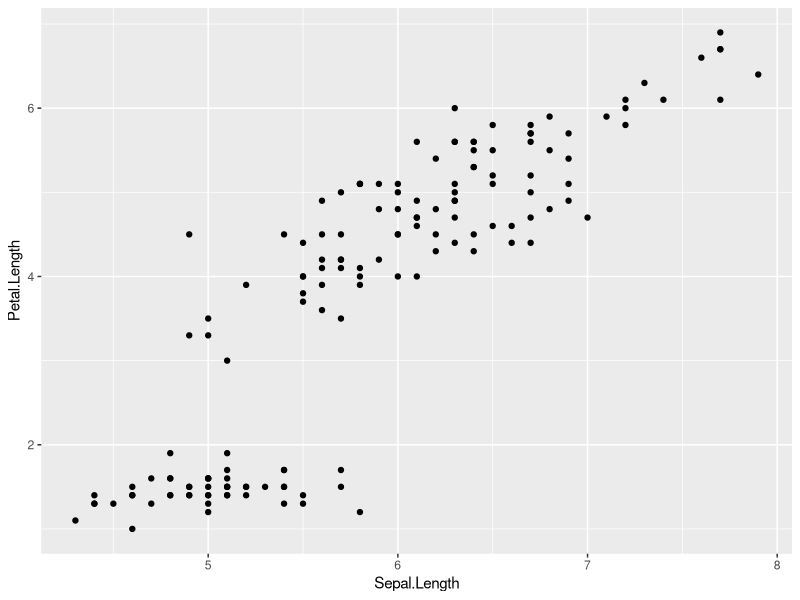
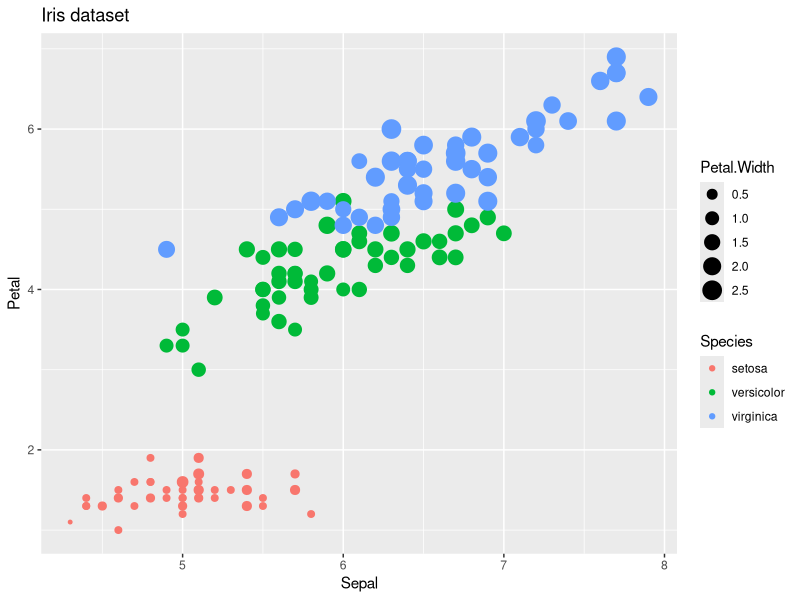
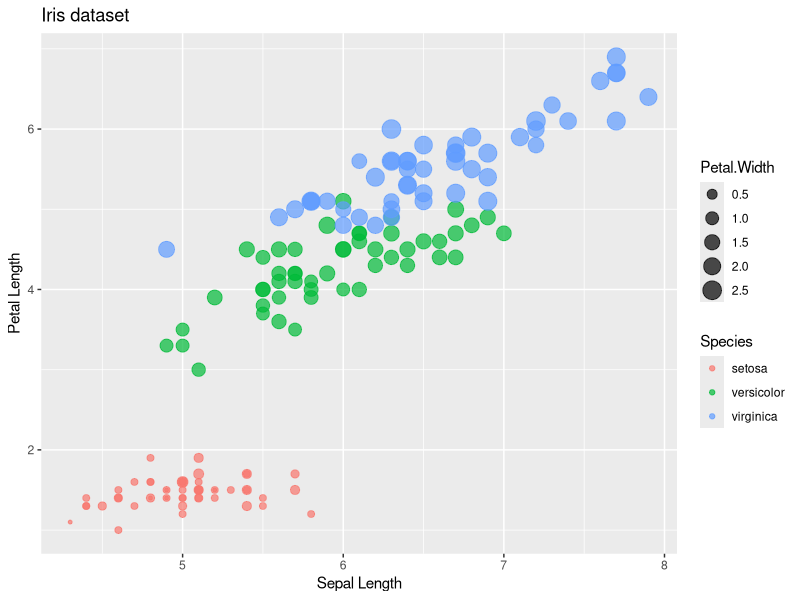
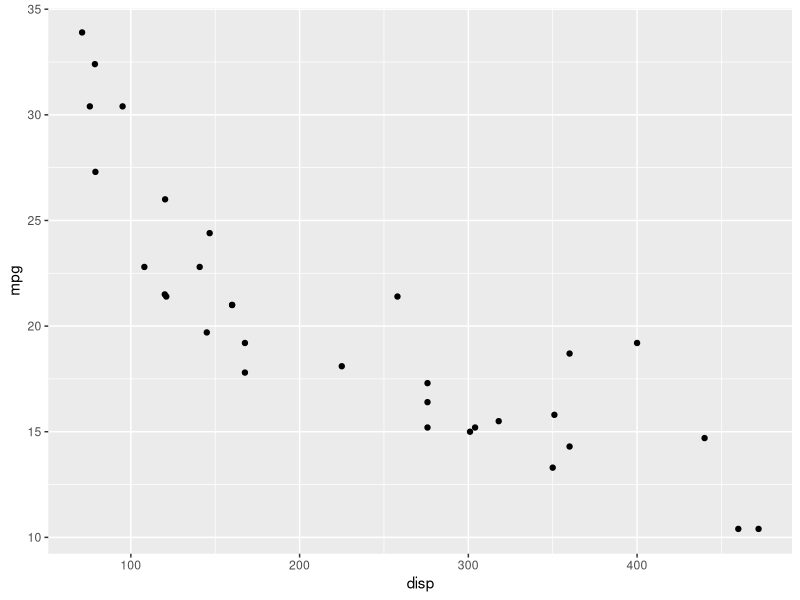
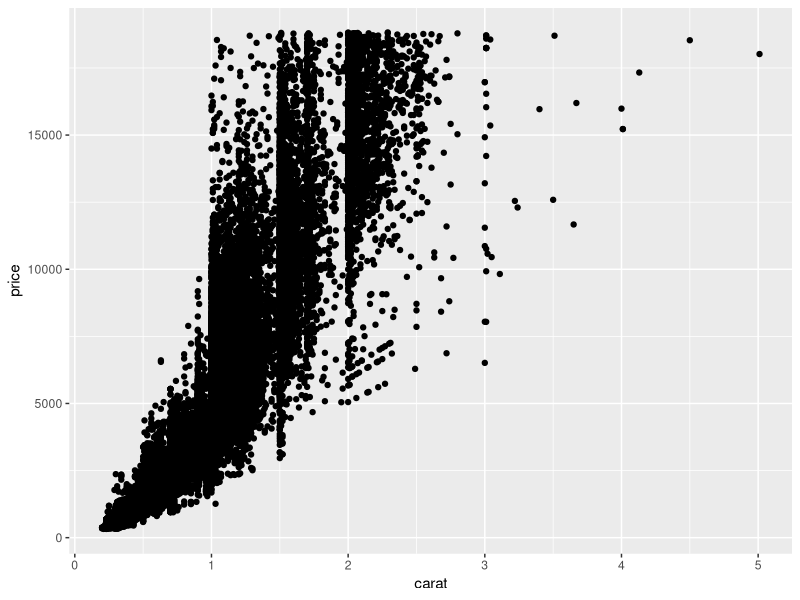
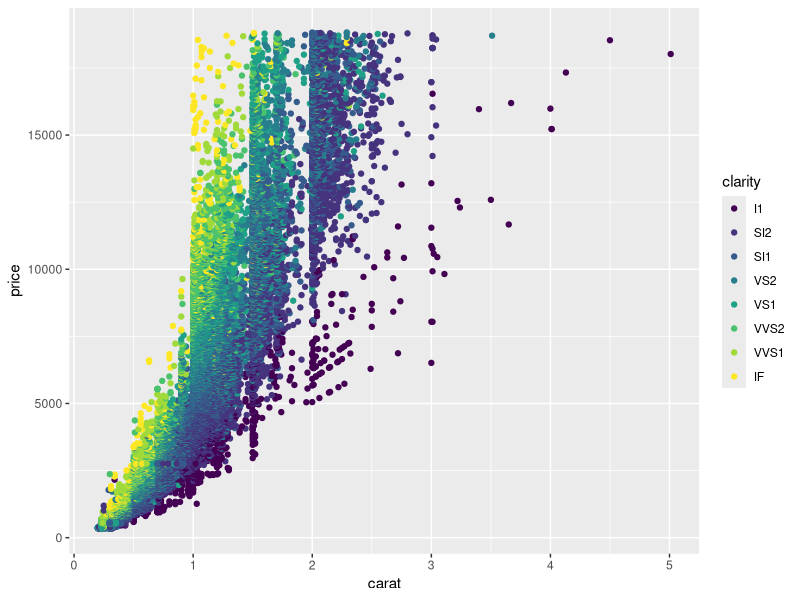
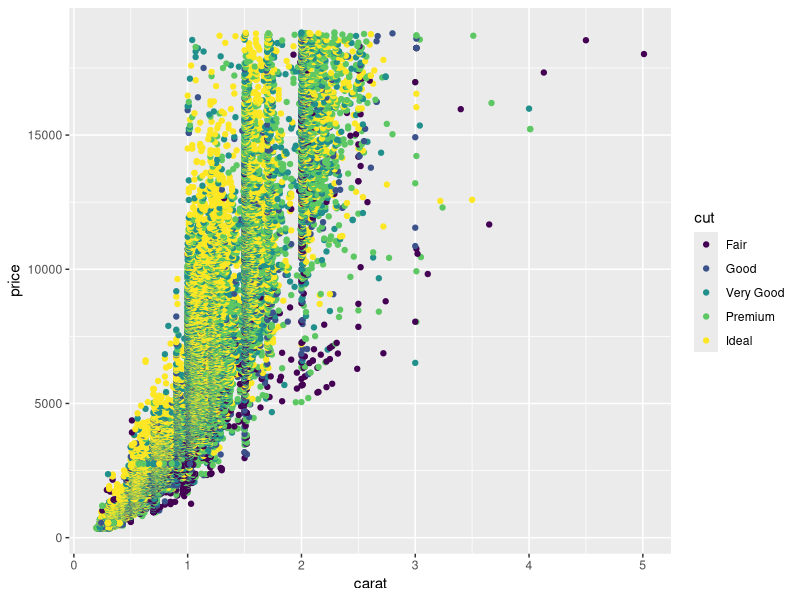
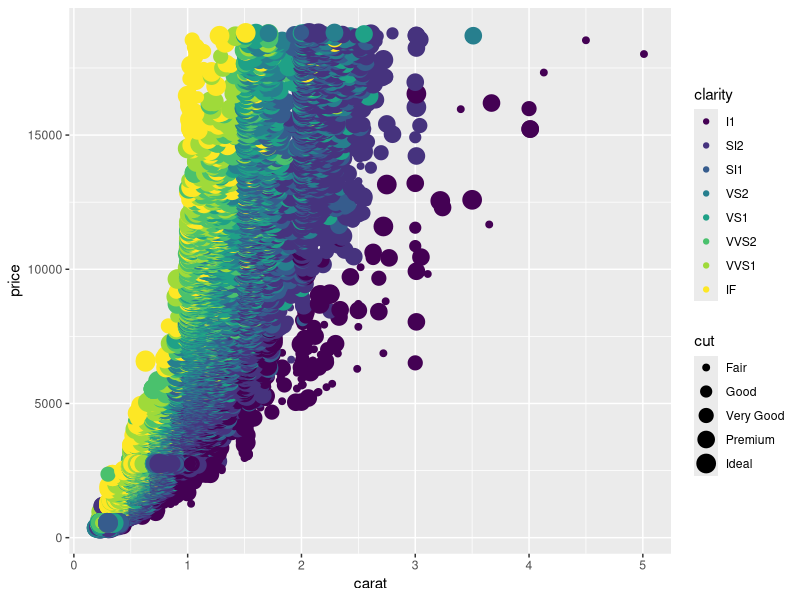

Here is the R script that generated these plots, in order:
## ---- chunk 1
knitr::opts_chunk$set(fig.width=5, fig.height=4, fig.align='center', echo=TRUE, warning=FALSE, message=FALSE, error=FALSE, cache=TRUE)
## ---- chunk 2
library(knitr)
library(rmarkdown)
library(scales)
library(plyr)
library(reshape2)
library(RColorBrewer)
library(ggplot2)
## ---- chunk 3
kable(head(iris))
## ---- chunk 4
qplot(x=Sepal.Length, y=Petal.Length, data=iris)   
## ---- chunk 5
qplot(Sepal.Length, Petal.Length, data=iris,
      color=Species, size=Petal.Width, 
      xlab="Sepal", ylab="Petal", main="Iris dataset")
## ---- chunk 6
qplot(Sepal.Length, Petal.Length, data=iris, 
      color=Species, size=Petal.Width, alpha=I(0.7), 
      xlab="Sepal Length", ylab="Petal Length", main="Iris dataset")
## ---- chunk 7
ggplot(mtcars,aes(x=disp,y=mpg))+ geom_point()
## ---- chunk 8
ggplot(diamonds, aes(x=carat, y=price)) + geom_point()
## ---- chunk 9
ggplot(diamonds, aes(x=carat, y=price, color=clarity)) + geom_point()
## ---- chunk 10
ggplot(diamonds, aes(x=carat, y=price, color=cut)) + geom_point()
## ---- chunk 11
ggplot(diamonds, aes(x=carat, y=price, color=clarity, size=cut)) + geom_point()
## ---- chunk 12
ggplot(diamonds, aes(x=carat, y=price, color=cut)) + geom_point() + facet_wrap(~ clarity)
## ---- chunk 13
ggplot(diamonds, aes(x=carat, y=price, color=cut)) + geom_point() + facet_grid(color ~ clarity)
## ---- chunk 14
ggplot(diamonds, aes(carat,price)) + geom_point() + ggtitle("My scatter plot")
## ---- chunk 15
ggplot(diamonds, aes(x=carat, y=price)) + geom_point() + ggtitle("My scatter plot") + xlab("Weight (carats)")
## ---- chunk 16
ggplot(diamonds, aes(x=carat, y=price)) + geom_point() + ggtitle("My scatter plot") + xlab("Weight (carats)") + xlim(0, 2)
## ---- chunk 17
ggplot(diamonds, aes(x=carat, y=price)) + geom_point() + ggtitle("My scatter plot") + xlab("Weight (carats)") + scale_y_log10()
## ---- chunk 18
ggplot(diamonds, aes(x=price)) + geom_histogram()
## ---- chunk 19
ggplot(diamonds, aes(x=price)) + geom_histogram(binwidth=2000)
## ---- chunk 20
ggplot(diamonds, aes(x=price)) + geom_histogram(binwidth=200) + facet_wrap(~ clarity)
## ---- chunk 21
ggplot(diamonds, aes(x=price)) + geom_histogram(binwidth=200) + facet_wrap(~ clarity, scale="free_y")
## ---- chunk 22
ggplot(diamonds, aes(x=price, fill=clarity)) + geom_histogram()
## ---- chunk 23
ggplot(diamonds, aes(x=color, y=price)) + geom_boxplot()
## ---- chunk 24
ggplot(diamonds, aes(x=color, y=price)) + geom_boxplot() + scale_y_log10()
## ---- chunk 25
ggplot(diamonds, aes(x=color, y=price)) + geom_violin() + scale_y_log10()

ggplot(diamonds, aes(x=color, y=price)) + geom_violin() + scale_y_log10() + facet_wrap(~ clarity)
## ---- chunk 26
p = ggplot(diamonds, aes(x=carat, y=price)) + geom_point()
